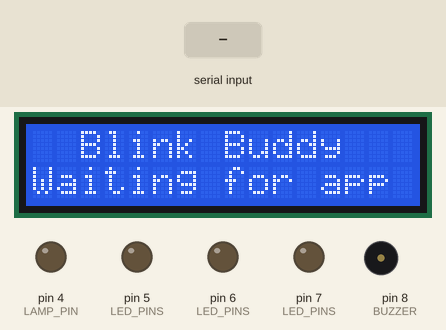
A sketch run on a simulated Arduino Leonardo, built with avr-gcc and run on an emulated ATmega32U4. Shown: 16×2 character LCD, output pins drawn as LEDs (lit = HIGH), buzzer (waves = sounding, pin HIGH). Wiring (inferred from the names in the program): PCF8574 port expander at I2C address 0x27. Wiring (inferred from the signals the program sends): character LCD (HD44780): RS Q0; E Q2; backlight Q3; data Q4, Q5, Q6, Q7. Dashed ring = blinking. Inputs (shaded band) come from the test bench. Pins used as bus, display or sensor lines are not drawn.

Above: at 2.5 s.
2.6 s: "S" received over the second serial link
At 2.85 s:
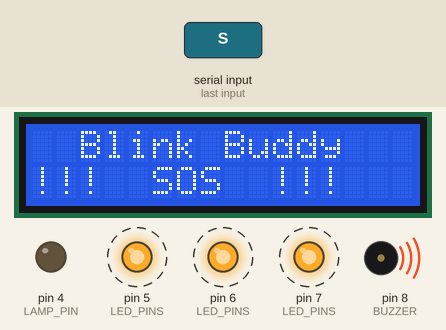
4.4 s: "L" received over the second serial link
At 4.65 s:
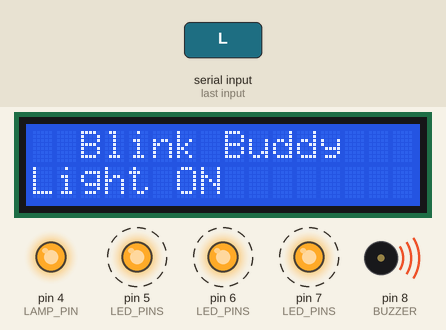
6.2 s: "X" received over the second serial link
At 6.6 s:
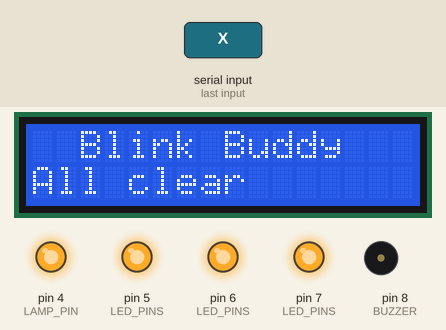
7.7 s: "l" received over the second serial link
At 8.9 s:
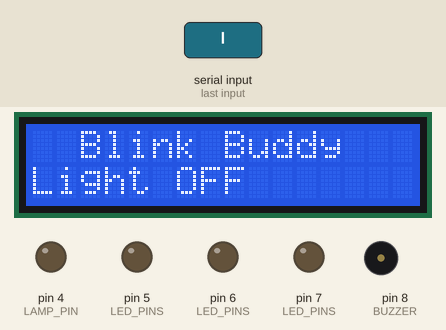
9.2 s: "N" received over the second serial link
At 11.0 s:
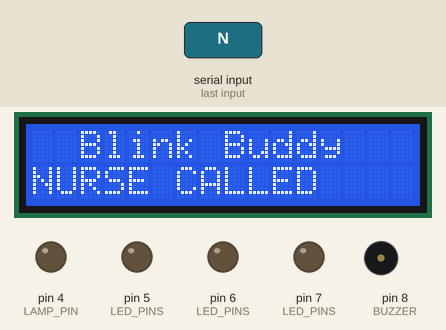
11.7 s: "F" received over the second serial link
At 12.0 s:
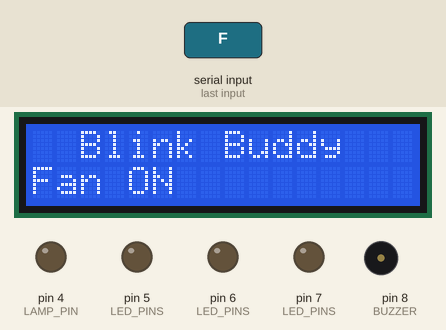
Timing chart, 0 to 14.2 s (numbered marks = the images above; inputs shaded):
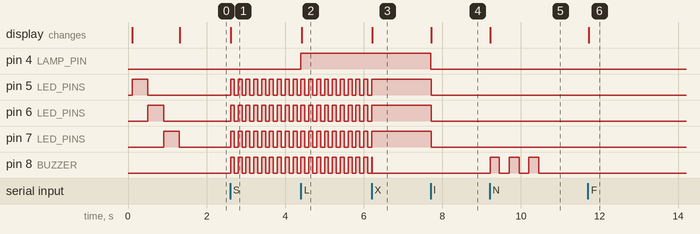

The sketch:

blinkbuddy_v2.ino
```cpp
/*
  BlinkBuddy - Arduino UNO Q sketch
  Listens for single letters from the laptop (sent through the HC-05 Bluetooth module)
  and switches the room light (3 LEDs), the fan and the buzzer, and shows the status
  on the 16x2 I2C screen (address 0x27).

  Letters (the laptop app sends these; you can also type them in the Serial Monitor):
    L / l   light on / off    (all 3 LEDs together)
    F / f   fan on / off
    S       SOS               (all 3 LEDs blink fast + continuous beep)
    X       clear SOS / nurse call (LEDs go back to the light's on/off state)
    N       call nurse        (3 short beeps + screen message)
    G       app ready         (screen message)
    Z       everything off    (sent when the app starts)
*/

#include <Wire.h>

#define BT Serial1          // HC-05 is on D0/D1 (this worked in the Bluetooth test)

// ---- PINS ----
const int FAN_PIN  = 2;               // L298N IN1 -> fan motor
const int LAMP_PIN = 4;               // L298N IN3 -> extra lamp (optional, switches with the light)
const int LED_PINS[] = {5, 6, 7};     // the 3 LEDs = the room light
const int BUZZER   = 8;               // active buzzer, + leg

const unsigned long SOS_BLINK_MS = 100;   // SOS blink speed: lower = faster

bool lightOn = false;
bool sosActive = false;
bool nurseActive = false;
unsigned long nurseStart = 0;   // when the nurse call started, for the beeps

// =====================================================================
// SCREEN: 16x2 LCD with an I2C backpack (PCF8574 chip).
// Written by hand so no library needs installing.
// The backpack's 8 outputs: bit0 RS, bit1 RW, bit2 EN, bit3 backlight, bits4-7 data.
// =====================================================================
const uint8_t LCD_ADDR = 0x27;
const uint8_t LCD_RS = 0x01, LCD_EN = 0x04, LCD_LIGHT = 0x08;

void lcdPulse(uint8_t data) {
  // send 4 data bits: set them, then pulse the EN (enable) pin high then low
  Wire.beginTransmission(LCD_ADDR);
  Wire.write((uint8_t)(data | LCD_EN | LCD_LIGHT));
  Wire.endTransmission();
  delayMicroseconds(2);
  Wire.beginTransmission(LCD_ADDR);
  Wire.write((uint8_t)((data & ~LCD_EN) | LCD_LIGHT));
  Wire.endTransmission();
  delayMicroseconds(60);
}

void lcdSend(uint8_t value, uint8_t mode) {
  // a full byte goes as two halves: high 4 bits first, then low 4 bits
  lcdPulse((value & 0xF0) | mode);
  lcdPulse(((value << 4) & 0xF0) | mode);
}

void lcdCommand(uint8_t cmd) {
  lcdSend(cmd, 0);
  if (cmd == 0x01) delay(2);       // "clear" needs extra time
}

void lcdInit() {
  Wire.begin();
  delay(50);
  // wake-up sequence from the LCD datasheet, ending in 4-bit mode
  lcdPulse(0x30); delay(5);
  lcdPulse(0x30); delay(1);
  lcdPulse(0x30); delay(1);
  lcdPulse(0x20); delay(1);
  lcdCommand(0x28);   // 2 lines, normal font
  lcdCommand(0x0C);   // display on, no cursor
  lcdCommand(0x06);   // text moves left to right
  lcdCommand(0x01);   // clear
}

void lcdLine(uint8_t row, const char *text) {
  // write one whole line (16 characters), padding with spaces to wipe old text
  lcdCommand(0x80 | (row == 0 ? 0x00 : 0x40));
  for (int i = 0; i < 16; i++) {
    char ch = (*text) ? *text++ : ' ';
    lcdSend((uint8_t)ch, LCD_RS);
  }
}

void showStatus(const char *text) {
  lcdLine(1, text);
}

// =====================================================================

void setLeds(bool on) {
  for (int p : LED_PINS) digitalWrite(p, on ? HIGH : LOW);
}

void allOff() {
  lightOn = false;
  sosActive = false;
  nurseActive = false;
  setLeds(false);
  digitalWrite(LAMP_PIN, LOW);
  digitalWrite(FAN_PIN, LOW);
  digitalWrite(BUZZER, LOW);
}

void setup() {
  pinMode(FAN_PIN, OUTPUT);
  pinMode(LAMP_PIN, OUTPUT);
  pinMode(BUZZER, OUTPUT);
  for (int p : LED_PINS) pinMode(p, OUTPUT);
  allOff();

  lcdInit();
  lcdLine(0, "  Blink Buddy");
  showStatus("Starting...");

  // Start-up self-test: flash each LED once, in order. If you see this, the code is running.
  for (int p : LED_PINS) {
    digitalWrite(p, HIGH);
    delay(400);
    digitalWrite(p, LOW);
  }

  BT.begin(9600);           // HC-05 default speed
  showStatus("Waiting for app");
}

void loop() {
  // 1. Handle every letter that has arrived
  while (BT.available() > 0) {
    char c = BT.read();
    switch (c) {
      case 'L':
        lightOn = true;
        digitalWrite(LAMP_PIN, HIGH);
        showStatus("Light ON");
        break;
      case 'l':
        lightOn = false;
        digitalWrite(LAMP_PIN, LOW);
        showStatus("Light OFF");
        break;
      case 'F': digitalWrite(FAN_PIN, HIGH); showStatus("Fan ON");  break;
      case 'f': digitalWrite(FAN_PIN, LOW);  showStatus("Fan OFF"); break;
      case 'S':
        sosActive = true;
        showStatus("!!!  SOS  !!!");
        break;
      case 'N':
        nurseActive = true;
        nurseStart = millis();
        showStatus("NURSE CALLED");
        break;
      case 'X':
        sosActive = false;
        nurseActive = false;
        showStatus("All clear");
        break;
      case 'G': showStatus("Ready"); break;
      case 'Z': allOff(); showStatus("All off"); break;
      default: break;       // ignore anything else (e.g. Enter key characters)
    }
  }

  // 2. LEDs and buzzer, using millis() so new letters are never missed
  if (sosActive) {
    // SOS: all 3 LEDs blink fast together, buzzer on all the time
    setLeds((millis() / SOS_BLINK_MS) % 2 == 0);
    digitalWrite(BUZZER, (millis() / SOS_BLINK_MS) % 2 == 0 ? HIGH : LOW);
  } else {
    setLeds(lightOn);          // normal: LEDs follow the light switch
    if (nurseActive) {
      // Nurse: 3 short beeps (250 ms on, 250 ms off), then quiet
      unsigned long t = millis() - nurseStart;
      digitalWrite(BUZZER, (t < 1500 && (t / 250) % 2 == 0) ? HIGH : LOW);
    } else {
      digitalWrite(BUZZER, LOW);
    }
  }
}
```

Measured:
- after the input at 2.6 s, pin 5 (LED_PINS), pin 6 (LED_PINS), pin 7 (LED_PINS), pin 8 (BUZZER): alternates HIGH for 0.10 s and LOW for 0.10 s, starting at once; the display: changes at once (image 1)
- after the input at 4.4 s, pin 4 (LAMP_PIN): LOW → HIGH at once; the display: changes at once (image 2)
- after the input at 6.2 s, pin 5 (LED_PINS), pin 6 (LED_PINS), pin 7 (LED_PINS): goes on until 6.2 s, then stays HIGH; the display: changes at once (image 3)
- after the input at 7.7 s, pin 4 (LAMP_PIN), pin 5 (LED_PINS), pin 6 (LED_PINS), pin 7 (LED_PINS): HIGH → LOW at once; the display: changes at once (image 4)
- after the input at 9.2 s, pin 8 (BUZZER): alternates HIGH for 0.25 s and LOW for 0.25 s, 6 changes in all, then stays LOW, starting at once; the display: changes at once (image 5)
- after the input at 11.7 s, the display: changes at once (image 6)
